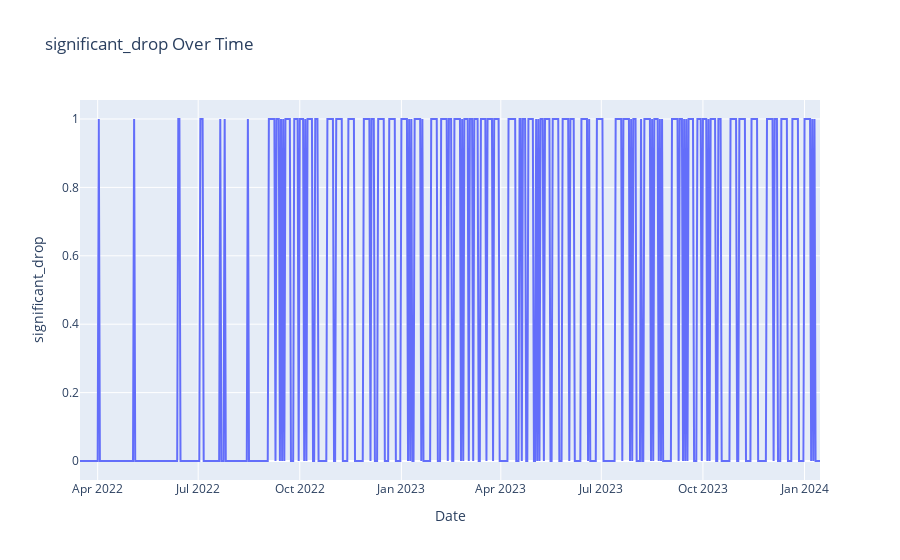

Notebook code for this chart:
### Code cell
visualize_feature_over_time(train_df, "significant_drop")

### Figure 1 — Plotly figure (JSON) as saved in the notebook; plotly's stock layout.template omitted (floating-point values rounded to 4 significant figures; data arrays with more than 128 entries replaced by an {"elided": "..."} marker saying what was removed)
{"data": [{"hovertemplate": "Date=%{x}<br>significant_drop=%{y}<extra></extra>", "legendgroup": "", "line": {"color": "#636efa", "dash": "solid"}, "marker": {"symbol": "circle"}, "mode": "lines", "name": "", "orientation": "v", "showlegend": false, "type": "scatter", "x": {"elided": "671 str values"}, "xaxis": "x", "y": {"elided": "671 int values"}, "yaxis": "y"}], "layout": {"legend": {"tracegroupgap": 0}, "title": {"text": "significant_drop Over Time"}, "xaxis": {"anchor": "y", "domain": [0, 1], "title": {"text": "Date"}}, "yaxis": {"anchor": "x", "domain": [0, 1], "title": {"text": "significant_drop"}}}}
